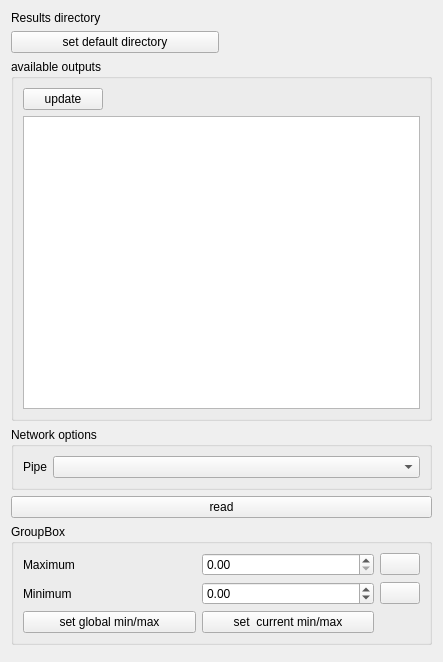
<?xml version="1.0" encoding="UTF-8"?>
<ui version="4.0">
 <class>SVPropResultsWidget</class>
 <widget class="QWidget" name="SVPropResultsWidget">
  <property name="geometry">
   <rect>
    <x>0</x>
    <y>0</y>
    <width>443</width>
    <height>662</height>
   </rect>
  </property>
  <property name="windowTitle">
   <string>Form</string>
  </property>
  <layout class="QVBoxLayout" name="verticalLayout_2">
   <item>
    <layout class="QGridLayout" name="gridLayout">
     <item row="0" column="0">
      <widget class="QLabel" name="label">
       <property name="text">
        <string>Results directory</string>
       </property>
      </widget>
     </item>
     <item row="0" column="1">
      <widget class="QtExt::BrowseFilenameWidget" name="resultsDir" native="true"/>
     </item>
     <item row="1" column="0">
      <widget class="QPushButton" name="pushButtonSetDefaultDirectory">
       <property name="text">
        <string>set default directory</string>
       </property>
      </widget>
     </item>
    </layout>
   </item>
   <item>
    <widget class="QGroupBox" name="groupBox">
     <property name="title">
      <string>available outputs</string>
     </property>
     <layout class="QGridLayout" name="gridLayout_2">
      <item row="0" column="0">
       <widget class="QPushButton" name="pushButtonUpdateAvailableOutputs">
        <property name="text">
         <string>update</string>
        </property>
       </widget>
      </item>
      <item row="0" column="1">
       <spacer name="horizontalSpacer">
        <property name="orientation">
         <enum>Qt::Horizontal</enum>
        </property>
        <property name="sizeHint" stdset="0">
         <size>
          <width>40</width>
          <height>20</height>
         </size>
        </property>
       </spacer>
      </item>
      <item row="1" column="0" colspan="2">
       <widget class="QTableWidget" name="tableWidgetAvailableResults"/>
      </item>
     </layout>
    </widget>
   </item>
   <item>
    <widget class="QGroupBox" name="groupBox_3">
     <property name="title">
      <string>Network options</string>
     </property>
     <layout class="QFormLayout" name="formLayout_2">
      <item row="0" column="0">
       <widget class="QLabel" name="label_2">
        <property name="text">
         <string>Pipe</string>
        </property>
       </widget>
      </item>
      <item row="0" column="1">
       <widget class="QComboBox" name="comboBoxPipeType"/>
      </item>
     </layout>
    </widget>
   </item>
   <item>
    <widget class="QPushButton" name="pushButtonReadResults">
     <property name="text">
      <string>read</string>
     </property>
    </widget>
   </item>
   <item>
    <widget class="QGroupBox" name="groupBox_2">
     <property name="title">
      <string>GroupBox</string>
     </property>
     <layout class="QGridLayout" name="gridLayout_3">
      <item row="1" column="0">
       <widget class="QLabel" name="label_4">
        <property name="text">
         <string>Minimum</string>
        </property>
       </widget>
      </item>
      <item row="0" column="2">
       <widget class="QtExt::ColorButton" name="pushButtonMaxColor">
        <property name="sizePolicy">
         <sizepolicy hsizetype="Fixed" vsizetype="Fixed">
          <horstretch>0</horstretch>
          <verstretch>0</verstretch>
         </sizepolicy>
        </property>
        <property name="text">
         <string/>
        </property>
       </widget>
      </item>
      <item row="0" column="1">
       <widget class="QDoubleSpinBox" name="doubleSpinBoxMaxValue">
        <property name="decimals">
         <number>2</number>
        </property>
        <property name="maximum">
         <double>1000000.000000000000000</double>
        </property>
        <property name="singleStep">
         <double>1.000000000000000</double>
        </property>
       </widget>
      </item>
      <item row="0" column="0">
       <widget class="QLabel" name="label_3">
        <property name="text">
         <string>Maximum</string>
        </property>
       </widget>
      </item>
      <item row="1" column="1">
       <widget class="QDoubleSpinBox" name="doubleSpinBoxMinValue">
        <property name="decimals">
         <number>2</number>
        </property>
        <property name="minimum">
         <double>-1000000.000000000000000</double>
        </property>
        <property name="maximum">
         <double>10000000.000000000000000</double>
        </property>
        <property name="singleStep">
         <double>1.000000000000000</double>
        </property>
       </widget>
      </item>
      <item row="1" column="2">
       <widget class="QtExt::ColorButton" name="pushButtonMinColor">
        <property name="sizePolicy">
         <sizepolicy hsizetype="Fixed" vsizetype="Fixed">
          <horstretch>0</horstretch>
          <verstretch>0</verstretch>
         </sizepolicy>
        </property>
        <property name="text">
         <string/>
        </property>
       </widget>
      </item>
      <item row="2" column="0">
       <widget class="QPushButton" name="pushButtonSetGlobalMinMax">
        <property name="text">
         <string>set global min/max</string>
        </property>
       </widget>
      </item>
      <item row="2" column="1">
       <widget class="QPushButton" name="pushButtonSetLocalMinMax">
        <property name="text">
         <string>set  current min/max</string>
        </property>
       </widget>
      </item>
     </layout>
    </widget>
   </item>
   <item>
    <widget class="SVTimeSliderWidget" name="widgetTimeSlider" native="true"/>
   </item>
  </layout>
 </widget>
 <customwidgets>
  <customwidget>
   <class>QtExt::ColorButton</class>
   <extends>QPushButton</extends>
   <header location="global">QtExt_ColorButton.h</header>
  </customwidget>
  <customwidget>
   <class>QtExt::BrowseFilenameWidget</class>
   <extends>QWidget</extends>
   <header location="global">QtExt_BrowseFilenameWidget.h</header>
   <container>1</container>
  </customwidget>
  <customwidget>
   <class>SVTimeSliderWidget</class>
   <extends>QWidget</extends>
   <header>SVTimeSliderWidget.h</header>
   <container>1</container>
  </customwidget>
 </customwidgets>
 <resources/>
 <connections/>
</ui>
